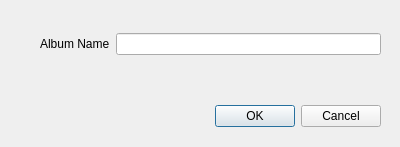
<?xml version="1.0" encoding="UTF-8"?>
<ui version="4.0">
 <class>CreateRegistry</class>
 <widget class="QDialog" name="CreateRegistry">
  <property name="geometry">
   <rect>
    <x>0</x>
    <y>0</y>
    <width>400</width>
    <height>147</height>
   </rect>
  </property>
  <property name="windowTitle">
   <string>New Album</string>
  </property>
  <property name="windowIcon">
   <iconset theme="address-book-new">
    <normaloff>.</normaloff>.</iconset>
  </property>
  <widget class="QDialogButtonBox" name="createButton">
   <property name="geometry">
    <rect>
     <x>40</x>
     <y>100</y>
     <width>341</width>
     <height>32</height>
    </rect>
   </property>
   <property name="orientation">
    <enum>Qt::Horizontal</enum>
   </property>
   <property name="standardButtons">
    <set>QDialogButtonBox::Cancel|QDialogButtonBox::Ok</set>
   </property>
  </widget>
  <widget class="QWidget" name="layoutWidget">
   <property name="geometry">
    <rect>
     <x>40</x>
     <y>30</y>
     <width>341</width>
     <height>29</height>
    </rect>
   </property>
   <layout class="QGridLayout" name="gridLayout">
    <property name="sizeConstraint">
     <enum>QLayout::SetNoConstraint</enum>
    </property>
    <item row="0" column="0">
     <widget class="QLabel" name="label">
      <property name="text">
       <string>Album Name</string>
      </property>
      <property name="buddy">
       <cstring>registryNameInput</cstring>
      </property>
     </widget>
    </item>
    <item row="0" column="1">
     <widget class="QLineEdit" name="registryNameInput"/>
    </item>
   </layout>
  </widget>
  <zorder>layoutWidget</zorder>
  <zorder>createButton</zorder>
 </widget>
 <resources/>
 <connections>
  <connection>
   <sender>createButton</sender>
   <signal>accepted()</signal>
   <receiver>CreateRegistry</receiver>
   <slot>create_registry()</slot>
   <hints>
    <hint type="sourcelabel">
     <x>349</x>
     <y>146</y>
    </hint>
    <hint type="destinationlabel">
     <x>367</x>
     <y>98</y>
    </hint>
   </hints>
  </connection>
  <connection>
   <sender>createButton</sender>
   <signal>rejected()</signal>
   <receiver>CreateRegistry</receiver>
   <slot>reject()</slot>
   <hints>
    <hint type="sourcelabel">
     <x>283</x>
     <y>151</y>
    </hint>
    <hint type="destinationlabel">
     <x>281</x>
     <y>99</y>
    </hint>
   </hints>
  </connection>
  <connection>
   <sender>registryNameInput</sender>
   <signal>textChanged(QString)</signal>
   <receiver>CreateRegistry</receiver>
   <slot>set_registry_name(QString)</slot>
   <hints>
    <hint type="sourcelabel">
     <x>312</x>
     <y>44</y>
    </hint>
    <hint type="destinationlabel">
     <x>317</x>
     <y>74</y>
    </hint>
   </hints>
  </connection>
 </connections>
 <slots>
  <slot>create_registry()</slot>
  <slot>set_registry_name(QString)</slot>
 </slots>
</ui>
